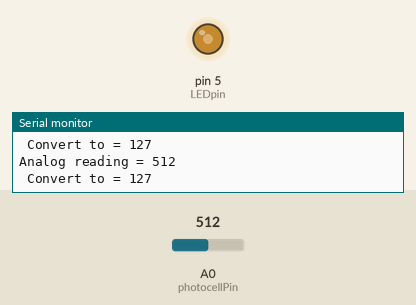
Bench run of a sketch on a simulated Arduino Uno, built with avr-gcc and run on an emulated ATmega328P. On the bench: output pins drawn as LEDs (lit = HIGH), the last lines printed to the serial monitor. The inputs (shaded band) are chosen by the test bench; at power-on: A0 (photocellPin) = 512.

Above: at 1.8 s.
1.9 s: A0 (photocellPin) set to 306
At 3.2 s:
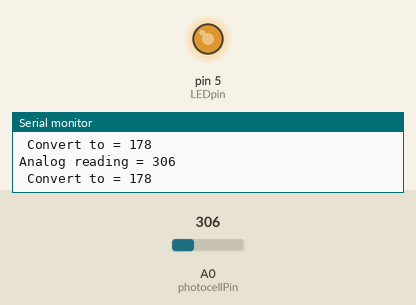
3.5 s: A0 (photocellPin) set to 122
At 5.0 s:
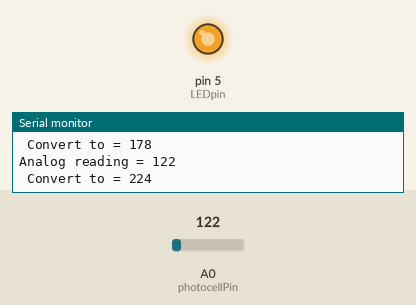
5.5 s: A0 (photocellPin) set to 900
At 6.5 s:
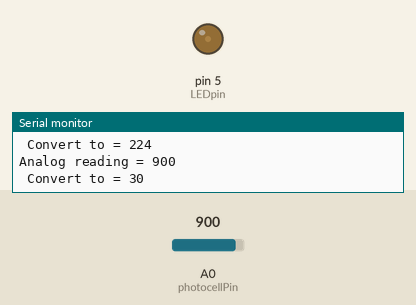
7.5 s: A0 (photocellPin) set to 1023
At 9.2 s:
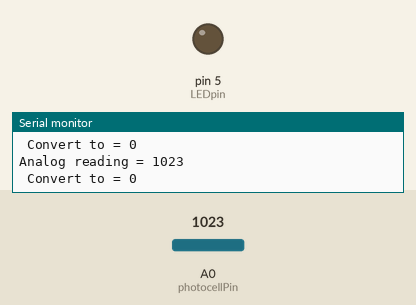
9.5 s: A0 (photocellPin) set to 511
At 10.9 s:
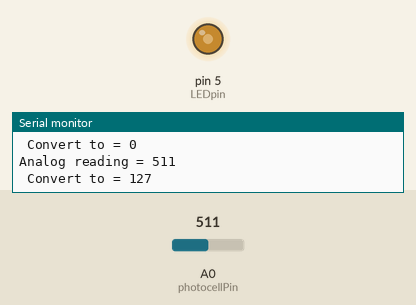
Timing chart, 0 to 12.5 s (numbered marks = the images above; inputs shaded):
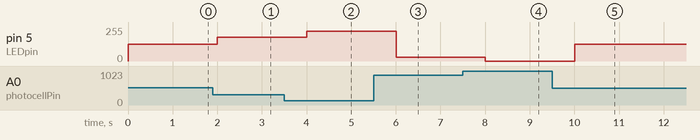

Measured:
- after the input at 1.9 s, pin 5 (LEDpin): 127/255 → 178/255 after 0.10 s
- after the input at 3.5 s, pin 5 (LEDpin): 178/255 → 224/255 after 0.50 s
- after the input at 5.5 s, pin 5 (LEDpin): 224/255 → 30/255 after 0.51 s
- after the input at 7.5 s, pin 5 (LEDpin): 30/255 → 0/255 after 0.51 s
- after the input at 9.5 s, pin 5 (LEDpin): 0/255 → 127/255 after 0.51 s

The sketch:

sketch_part1.ino
```cpp
/* Citation: https://learn.adafruit.com/photocells?view=all#using-a-photocell */


//to implement anologRead():
//0. convert pin number
//1. set the analog reference (high two bits of ADMUX) and select the channel (low 4 bits)
//2. start the conversion by setting the ADSC bit of ADCSRA to 1
//3. wait for the conversion to finish and return the result stored in ADCL and ADCH.

int photocellPin = A0;     // the cell and 10K pulldown are connected to a0
int photocellReading;     // the analog reading from the sensor divider
int LEDpin = 5;          // connect Red LED to pin 5 (PWM pin)
int LEDbrightness;        //
void setup(void) {
  // We'll send debugging information via the Serial monitor
  Serial.begin(9600);
}

void loop(void) {
  photocellReading = analogRead(photocellPin);

  Serial.print("Analog reading = ");
  Serial.println(photocellReading);
  // LED gets brighter the darker it is at the sensor
  // that means we have to -invert- the reading from 0-1023 back to 1023-0
  photocellReading = 1023 - photocellReading;
  //now we have to map 0-1023 to 0-255 since thats the range analogWrite uses
  LEDbrightness = map(photocellReading, 0, 1023, 0, 255);
       // the raw analog reading
 Serial.print(" Convert to = ");
  Serial.println(LEDbrightness);
  analogWrite(LEDpin, LEDbrightness);

  delay(1000);
}
```
